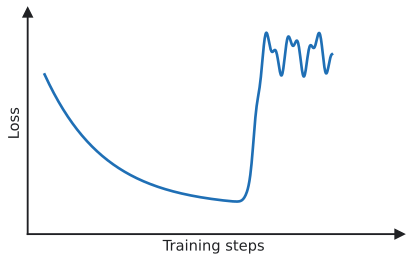

The Python source for this figure:
"""Loss that decreases, then suddenly explodes (redrawn from Google MLCC, Figure 22)."""

import matplotlib.pyplot as plt
import numpy as np

from mlrecall.figstyle import BLUE, save, schematic_axes

steps = np.linspace(0, 1, 800)
smooth = 0.12 + 0.6 * np.exp(-steps / 0.18)
jump = 1 / (1 + np.exp(-(steps - 0.62) * 120))  # near-instant rise at step ≈ 0.62
noisy_top = 0.82 + 0.07 * np.sin(2 * np.pi * 14 * steps) + 0.04 * np.sin(2 * np.pi * 31 * steps)
loss = (1 - jump) * smooth + jump * noisy_top
fig, ax = plt.subplots(figsize=(5, 3))
ax.plot(steps[steps < 0.85], loss[steps < 0.85], color=BLUE)
ax.set_xlim(-0.05, 1.05)
ax.set_ylim(0, 1)
schematic_axes(ax)
save(fig, __file__)
